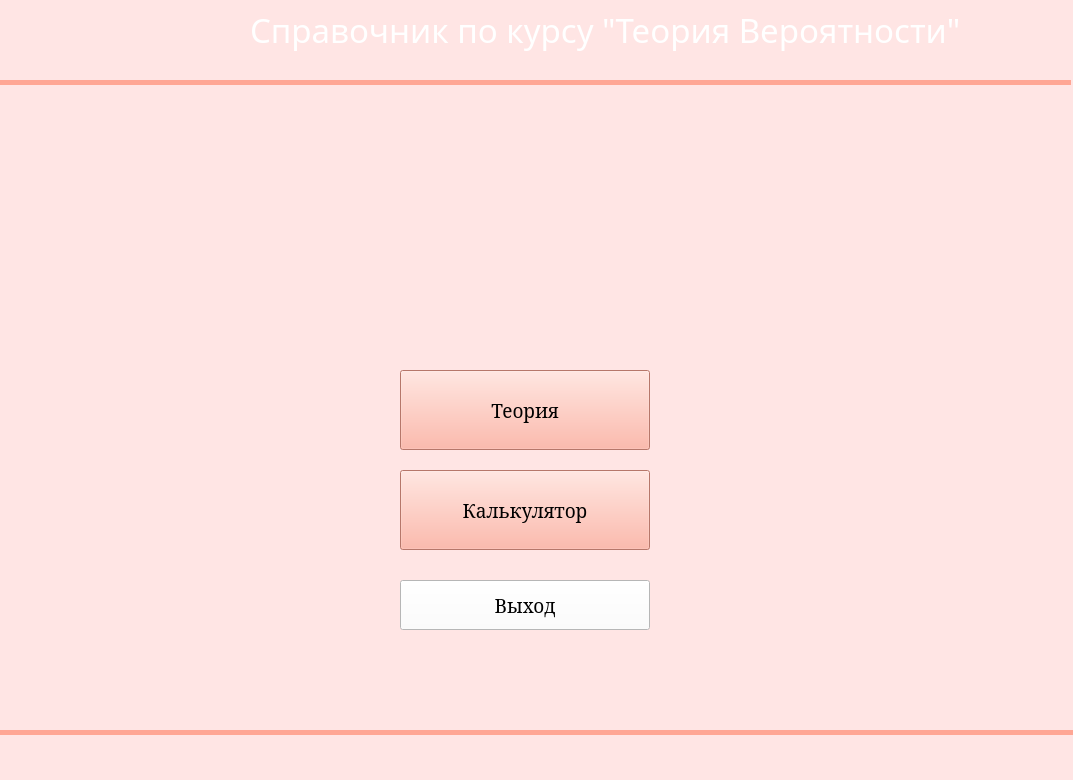
<?xml version="1.0" encoding="UTF-8"?>
<ui version="4.0">
 <class>MainWindow</class>
 <widget class="QMainWindow" name="MainWindow">
  <property name="geometry">
   <rect>
    <x>0</x>
    <y>0</y>
    <width>1073</width>
    <height>780</height>
   </rect>
  </property>
  <property name="windowTitle">
   <string>Справочник ТВИМС</string>
  </property>
  <property name="styleSheet">
   <string notr="true">background-color: rgb(255, 212, 246);
background-color: rgb(255, 229, 228);</string>
  </property>
  <widget class="QWidget" name="centralwidget">
   <property name="styleSheet">
    <string notr="true"/>
   </property>
   <widget class="QPushButton" name="pushButton">
    <property name="geometry">
     <rect>
      <x>400</x>
      <y>370</y>
      <width>250</width>
      <height>80</height>
     </rect>
    </property>
    <property name="font">
     <font>
      <family>MS Serif</family>
      <pointsize>14</pointsize>
      <weight>50</weight>
      <bold>false</bold>
     </font>
    </property>
    <property name="styleSheet">
     <string notr="true">background-color: rgb(170, 85, 255);
background-color: rgb(255, 166, 148);</string>
    </property>
    <property name="text">
     <string>Теория</string>
    </property>
   </widget>
   <widget class="QPushButton" name="pushButton_2">
    <property name="geometry">
     <rect>
      <x>400</x>
      <y>470</y>
      <width>250</width>
      <height>80</height>
     </rect>
    </property>
    <property name="font">
     <font>
      <family>MS Serif</family>
      <pointsize>14</pointsize>
     </font>
    </property>
    <property name="styleSheet">
     <string notr="true">background-color: rgb(170, 85, 255);
background-color: rgb(255, 166, 148);</string>
    </property>
    <property name="text">
     <string>Калькулятор</string>
    </property>
   </widget>
   <widget class="QPushButton" name="pushButton_3">
    <property name="geometry">
     <rect>
      <x>400</x>
      <y>580</y>
      <width>250</width>
      <height>50</height>
     </rect>
    </property>
    <property name="font">
     <font>
      <family>MS Serif</family>
      <pointsize>14</pointsize>
     </font>
    </property>
    <property name="styleSheet">
     <string notr="true">background-color: rgb(255, 255, 255);</string>
    </property>
    <property name="text">
     <string>Выход</string>
    </property>
   </widget>
   <widget class="QLabel" name="label">
    <property name="geometry">
     <rect>
      <x>250</x>
      <y>-20</y>
      <width>1057</width>
      <height>100</height>
     </rect>
    </property>
    <property name="font">
     <font>
      <family>Haettenschweiler</family>
      <pointsize>25</pointsize>
      <weight>50</weight>
      <italic>false</italic>
      <bold>false</bold>
     </font>
    </property>
    <property name="styleSheet">
     <string notr="true">color: white
</string>
    </property>
    <property name="text">
     <string>Справочник по курсу &quot;Теория Вероятности&quot;</string>
    </property>
   </widget>
   <widget class="QLabel" name="label_3">
    <property name="geometry">
     <rect>
      <x>0</x>
      <y>-30</y>
      <width>491</width>
      <height>1001</height>
     </rect>
    </property>
    <property name="text">
     <string/>
    </property>
    <property name="pixmap">
     <pixmap>../../Downloads/pngwing.com (1).png</pixmap>
    </property>
   </widget>
   <widget class="QLabel" name="label_2">
    <property name="geometry">
     <rect>
      <x>0</x>
      <y>80</y>
      <width>551</width>
      <height>371</height>
     </rect>
    </property>
    <property name="text">
     <string/>
    </property>
    <property name="pixmap">
     <pixmap>../../Downloads/pngwing.com (1).png</pixmap>
    </property>
   </widget>
   <widget class="QLabel" name="label_4">
    <property name="geometry">
     <rect>
      <x>0</x>
      <y>80</y>
      <width>1071</width>
      <height>5</height>
     </rect>
    </property>
    <property name="styleSheet">
     <string notr="true">background-color: rgb(255, 166, 148);</string>
    </property>
    <property name="text">
     <string/>
    </property>
   </widget>
   <widget class="QLabel" name="label_5">
    <property name="geometry">
     <rect>
      <x>0</x>
      <y>730</y>
      <width>1074</width>
      <height>5</height>
     </rect>
    </property>
    <property name="styleSheet">
     <string notr="true">background-color: rgb(255, 166, 148);</string>
    </property>
    <property name="text">
     <string/>
    </property>
   </widget>
   <zorder>label_3</zorder>
   <zorder>pushButton_2</zorder>
   <zorder>pushButton_3</zorder>
   <zorder>label</zorder>
   <zorder>label_2</zorder>
   <zorder>pushButton</zorder>
   <zorder>label_4</zorder>
   <zorder>label_5</zorder>
  </widget>
  <widget class="QMenuBar" name="menubar">
   <property name="geometry">
    <rect>
     <x>0</x>
     <y>0</y>
     <width>1073</width>
     <height>26</height>
    </rect>
   </property>
  </widget>
  <widget class="QStatusBar" name="statusbar"/>
 </widget>
 <resources/>
 <connections/>
</ui>
